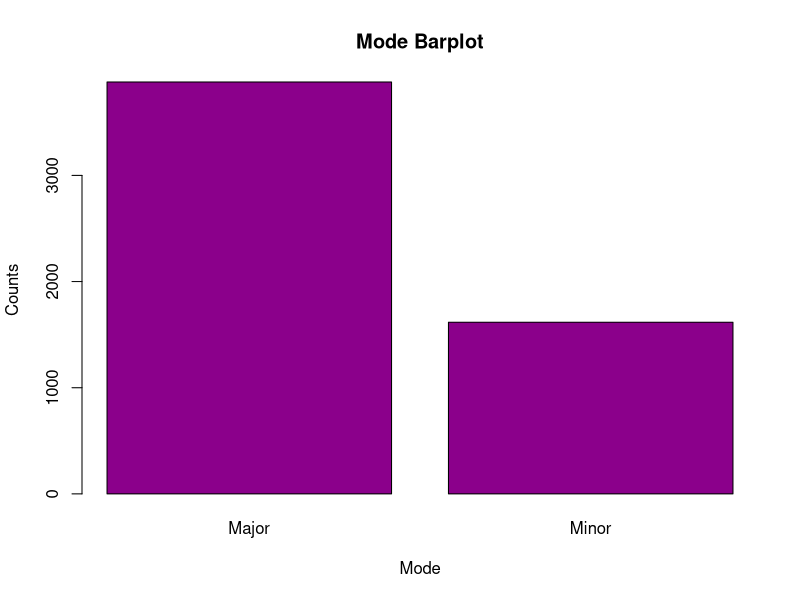
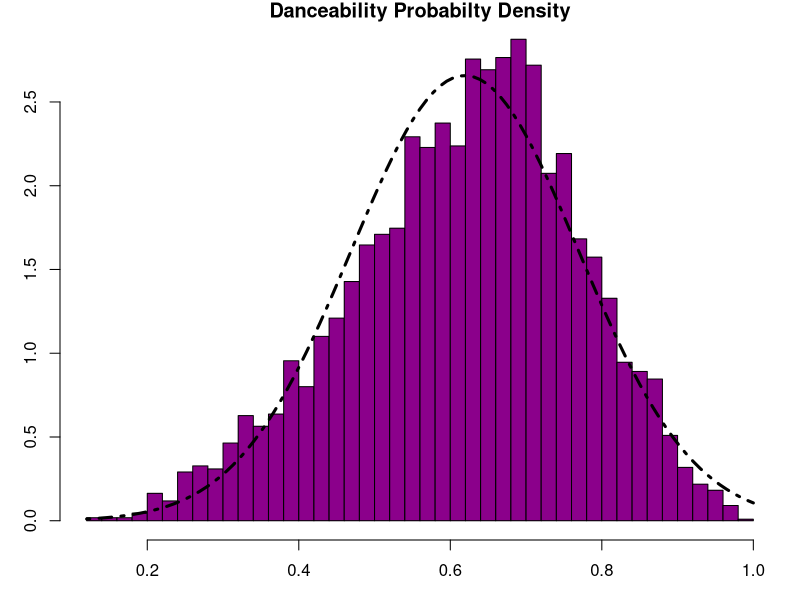
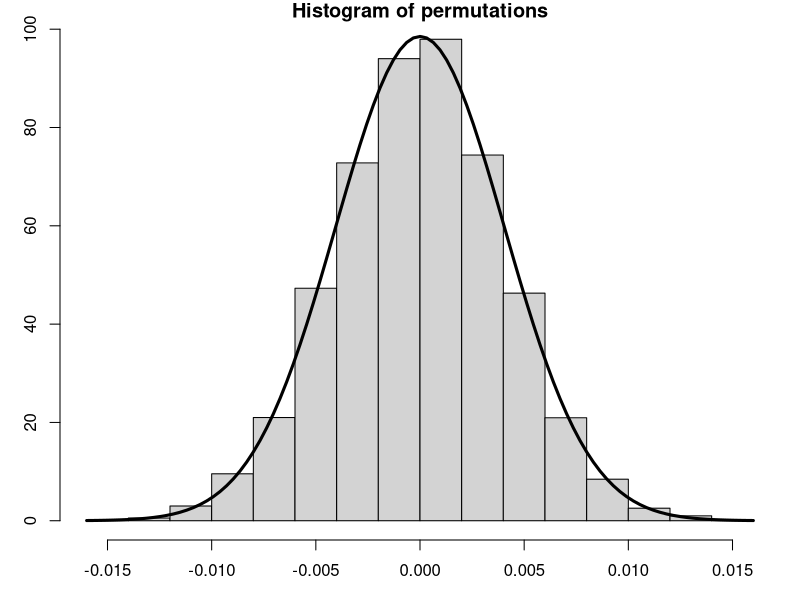
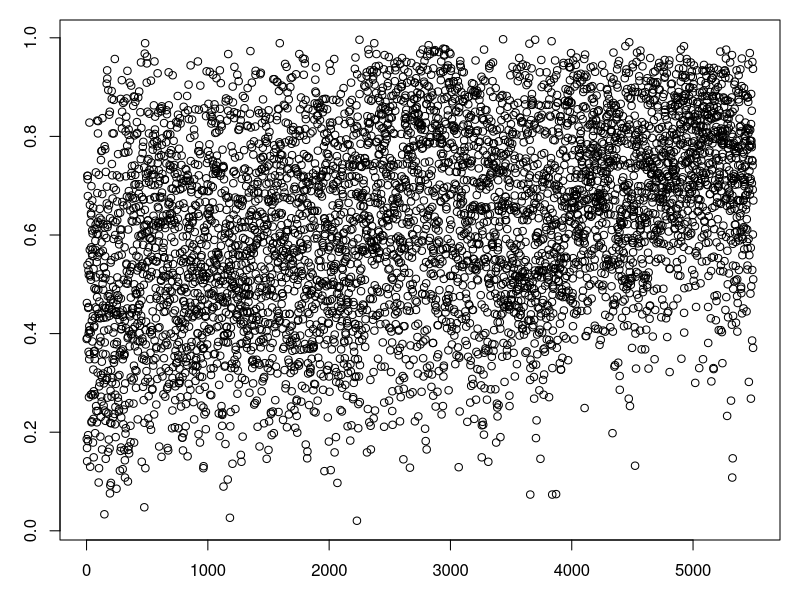

Reproduce these figures in R, in order. (Note: this script raises an error after producing the figures.)
#Kodi Obika
#Eryk Pecyna
#Additional Point 22 - Team consists of two members

#This code is for getting Spotify's data Billboard Top 100s from 1960-2015 and writing the relevant
#data to a csv, run it once then never again

# library(billboard)
# dirty <- spotify_track_data
# tracks <- data.frame(year = dirty$year, explicit = dirty$explicit, danceability = dirty$danceability,
#                     energy = dirty$energy, key = dirty$key, loudness = dirty$loudness,
#                     mode = dirty$mode, speechiness = dirty$speechiness, acousticness = dirty$acousticness,
#                     instrumentalness = dirty$instrumentalness, liveness = dirty$liveness,
#                     valence = dirty$valence, tempo = dirty$tempo, duration_ms = dirty$duration_ms,

#                     time_signature = dirty$time_signature, artist_name = dirty$artist_name,
#                     track_name = dirty$track_name)

#write.csv(tracks, "TrackData.csv")

#data <- read.csv("TrackData.csv")

#N <- length(data$danceability)
#Position <- numeric(N)
#for(i in 1:N) {
#  diff <- which(data$year == data$year[i])[1] - 1
#  Position[i] <- data$X[i]-diff
#}

#tracks <- cbind(Position, tracks)
#write.csv(tracks, "TrackData.csv")


#Additional Point 1 - lots of columns baby
#Additional Point 2 - The data set is large enough that we can use it as a population to
#                     draw samples from
library(tidyverse)


data <- read.csv("TrackData.csv")

mode_lab <- c("Major", "Minor")
mode_count <- c(sum(data$mode == 1), sum(data$mode == 0))
barplot(mode_count, xlab = "Mode", ylab = "Counts", col = "darkmagenta", names.arg = mode_lab, main = "Mode Barplot")

par(mar=c(3,3,1,1))

hist(data$danceability,
     breaks="FD", 
     freq=FALSE,
     col="darkmagenta",
     xlab = "Danceability",
     main = "Danceability Probabilty Density")

curve(dnorm(x, mean(data$danceability), sqrt(var(data$danceability))), add = TRUE, lwd = 3, lty = 4)

perm.test <- function(x, y, z, n) {
  mu.z = mean(x[y == z])
  mu.nz = mean(x[y != z])
  permutations = numeric(n)
  for (i in 1:n) {
    resample = sample(x)
    zs = resample[1:(length(x)/2)]
    nzs = resample[(length(x)/2+1):length(x)]
    permutations[i] = mean(zs) - mean(nzs)
  }
  hist(permutations, freq = FALSE)
  test.statistic = mu.z - mu.nz
  abline(v = test.statistic, lwd = 3)
  print("p-value:")
  print(2*mean(permutations < test.statistic))
  var.p = var(x) * 2 / (length(x)/2)
  curve(dnorm(x, mean = 0, sd = sqrt(var.p)), add = TRUE, lwd = 3)
}
perm.test(data$danceability, data$explicit, FALSE, 10000)

plot(data$energy, data$Position)

linreg <- function(xCol, yCol, xLabel = "X", yLable = "Y") {
  #Basis Vectors for the vector space single degree polynomial functions
  m1 <- rep(1, length(xCol))
  m2 <- xCol
  
  #Projection Matrix approach
  A <- cbind(m1, m2)
  B <- t(A)%*%A
  BInv <- solve(B)
  P <- A%*%BInv%*%t(A)
  Projection <- P%*%yCol
  
  plot(xCol, yCol, pch = ".", cex = 2)
  points(xCol, Projection, col = "darkmagenta", pch =".", cex = 3)
  return((BInv%*%t(A)%*%yCol)[2])
}

linreg(data$danceability[data$year == 2014], data$Position[data$year == 2014])
linreg(data$energy, data$Position)
linreg(data$loudness, data$Position)
linreg(data$speechiness, data$Position)
linreg(data$energy, data$Position)


#Reconstruct data using only first nV eigenvectors with biggest eigenvalues
PCA <- function(RawData, nV = 1) {
  numRow <- nrow(RawData)
  numCol <- length(RawData[1,])
  
  fillZeroes <- function(numCols) {
    matrix(0, nrow = numRow, ncol = numCols)
  }
  
  Adjusted <- scale(RawData, center=TRUE, scale = c(rep(sqrt(numRow-1), numCol)))
  
  #Additional point 16: Appropriate use of covariance matrix
  S <- var(RawData)
  Eig <- eigen(S)

  P <- Eig$vectors
  PInv <- solve(P)
  
  #This is the centered data represented in terms of basis of eigenvectors
  Data.eig <- Adjusted%*%P
  
  A.reconstruct <- Data.eig%*%PInv
  
  Reconstructed <- scale(A.reconstruct, scale = c(rep(1/sqrt(numRow-1), numCol)))
  Reconstructed <- scale(Reconstructed, center = -colMeans(RawData), scale = FALSE)
  
  AStripped <- cbind(Data.eig[,1:nV], fillZeroes(numCol-nV))
  A.reconstruct <- AStripped%*%PInv
  
  Reconstructed <- scale(A.reconstruct, scale = c(rep(1/sqrt(numRow-1), numCol)))
  Reconstructed <- scale(Reconstructed, center = -colMeans(RawData), scale = FALSE)
  Reconstructed
}


Attributes <- cbind(data$danceability, data$energy, data$loudness,
                    data$speechiness, data$acousticness, data$instrumentalness,
                    data$liveness, data$valence, data$tempo)
numRow <- nrow(data)
numCol <- length(Attributes[1,])
Adjusted <- scale(Attributes, center=TRUE, scale = c(rep(sqrt(numRow-1), numCol)))
S <- t(Adjusted)%*%Adjusted

Eig <- eigen(S)
Eig$values #The first two values are much bigger than the others

P <- Eig$vectors
PInv <- solve(P)

A.eig <- Adjusted%*%P

eigOrder <- data.frame(data$artist_name, v1=A.eig[,1], v2=A.eig[,2])
#This eigenvector seems to represent how fast a song is, as when we sort by
#this first eigenvector, it is almost the same as sorting by tempo
eigenOrderedv1 <- ((data[order(eigOrder$v1),]))
head(eigenOrderedv1$track_name); head(((data[order(data$tempo),]$track_name)))
#This eigenvector seems to represent how loud a song is, as loudness increases
#steadily when going down the matrix sorted by this eigenvector
eigenOrderedv2 <- ((data[order(eigOrder$v2),]))
head(eigenOrderedv2$loudness); tail(eigenOrderedv2$loudness)

A.reconstruct <- A.eig%*%PInv
head(A.reconstruct); head(Adjusted)

Reconstructed <- scale(A.reconstruct, scale = c(rep(1/sqrt(numRow-1), numCol)))
Reconstructed <- scale(Reconstructed, center = -colMeans(Attributes), scale = FALSE)
head(Reconstructed); head(Attributes)

AStripped <- cbind(A.eig[,1], A.eig[,2], 0, 0, 0, 0, 0, 0, 0)
A.reconstruct <- AStripped%*%PInv
head(A.reconstruct); head(Adjusted)

Reconstructed <- scale(A.reconstruct, scale = c(rep(1/sqrt(numRow-1), numCol)))
Reconstructed <- scale(Reconstructed, center = -colMeans(Attributes), scale = FALSE)
head(Reconstructed); head(Attributes)

#This is the same reconstruction yielded by the PCA function
head(PCA(Attributes, 2)); head(Reconstructed)

#As we can see, reconstructing from only the first eigenvalue yields
#a good reconstruction of tempo (column 9) but not much else
head(PCA(Attributes)); head(Attributes)


linreg(data$danceability, data$Position)

tbl <- table(data$explicit, data$mode); tbl
expected <- outer(rowSums(tbl), colSums(tbl))/sum(tbl); expected
chisq.test(data$explicit, data$mode)

# Additional point 15 - calculation and display of logistic regression
library(stats4)
logreg <- function(x, y, z) {
  tf <- (as.numeric(y == z))
  plot(x, tf)
  MLL <- function(alpha, beta) {
    -sum(log(exp(alpha+beta*x)/(1+exp(alpha+beta*x)))*tf
          + log(1/(1+exp(alpha+beta*x)))*(1-tf))
  }
  results <- mle(MLL, start = list(alpha = 0, beta = 0))
  results@coef
  curve(exp(results@coef[1]+results@coef[2]*x)/ (1+exp(results@coef[1]+results@coef[2]*x)),col = "blue", add=TRUE)
}

logreg(data$danceability, data$explicit, TRUE)
